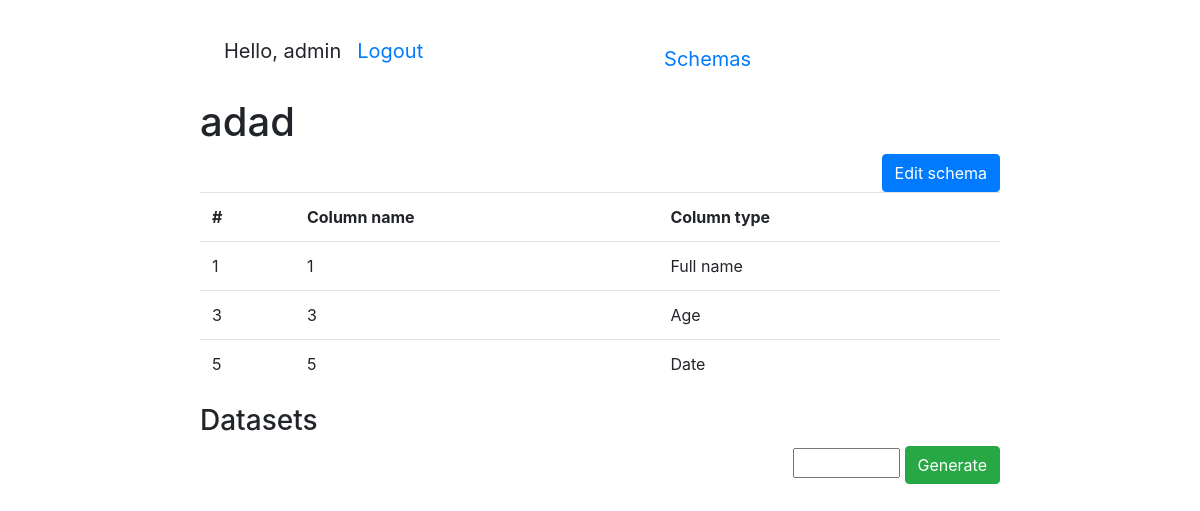
Page /schema/73/ (signed in) on the committed database.
### schema/models.py (models this page shows, shortened)
class User(AbstractUser):
    pass

class Schema(models.Model):
    user = models.ForeignKey(
        settings.AUTH_USER_MODEL,
        on_delete=models.CASCADE
    )
    title = models.CharField(max_length=255)
    columns = models.ManyToManyField(
        Column,
        related_name="schemas"
    )
    modified = models.DateField(auto_now=True)

class Column(models.Model):
    class ColumnTypes(models.TextChoices):
        NAME = "Full name"
        Job = "Job"
        EMAIL = "Email"
        COMPANY = "Company"
        DATE = "Date"
    name = models.CharField(max_length=255)
    type = models.CharField(
        max_length=100,
        choices=ColumnTypes.choices
    )
    order = models.PositiveSmallIntegerField()
    class Meta:
        ordering = ["order"]

### schema/views.py (the view)
class SchemaDetailView(
    LoginRequiredMixin,
    generic.DetailView
):
    model = Schema

### templates/schema/schema_detail.html (shortened to what this page needs)
{% extends "base.html" %}
{% load crispy_forms_filters %}
{% block content %}
  <h1>{{schema.title}}</h1>
  <a class="btn btn-primary" style="float:right" href="{% url 'schema:schema-update' pk=schema.id %}">
    Edit schema
  </a>
  <table class="table">
    <tr>
      <th>#</th>
      <th>Column name</th>
      <th>Column type</th>
    </tr>
    {% for column in schema.columns.all %}
      <tr>
        <td>
          {{ column.order }}
        </td>
        <td>
          {{ column.name }}
        </td>
        <td>
          {{ column.type }}
        </td>
      </tr>
      {% endfor %}
    </table>
    <h3>Datasets</h3>
    <div class="data-generate">
      <input type="number" id="number_of_rows" min="0" max="1000">
      <button class="btn btn-success" id="btn_number_of_rows">Generate</button>
    </div>
{% endblock %}

### templates/includes/navbar.html
<nav class="navbar navbar-expand-lg">
    <ul class="navbar-nav">
    {% if user.is_authenticated %}
      <li class="nav-item">
        <p class="nav-link">Hello, {{ user.get_username }}</p>
      </li>
      <li class="nav-item">
        <a class="nav-link" href="{% url 'logout'%}?next={% url 'login'%}">Logout</a>
      </li>
    {% else %}
      <li class="nav-item">
        <a class="nav-link" href="{% url 'login'%}?next={{request.path}}">Login</a>
      </li>
    {% endif %}
    </ul>
  <div class="collapse navbar-collapse justify-content-md-center">
    <ul class="navbar-nav">
      <li class="nav-item">
        <a class="nav-link" href="{% url 'schema:schema-list' %}">Schemas</a>
      </li>
    </ul>
  </div>
</nav>

### static/css/styles.css (style rules this page uses)
body { padding: 20px 200px; }
.navbar-nav { font-size: 20px; }
.data-generate { float: right; }

### rows in the picture
User: get_username "admin"
Schema: title "adad"
Column: order "1", name "1", type "Full name"
Column: order "3", name "3", type "Age"
Column: order "5", name "5", type "Date"
